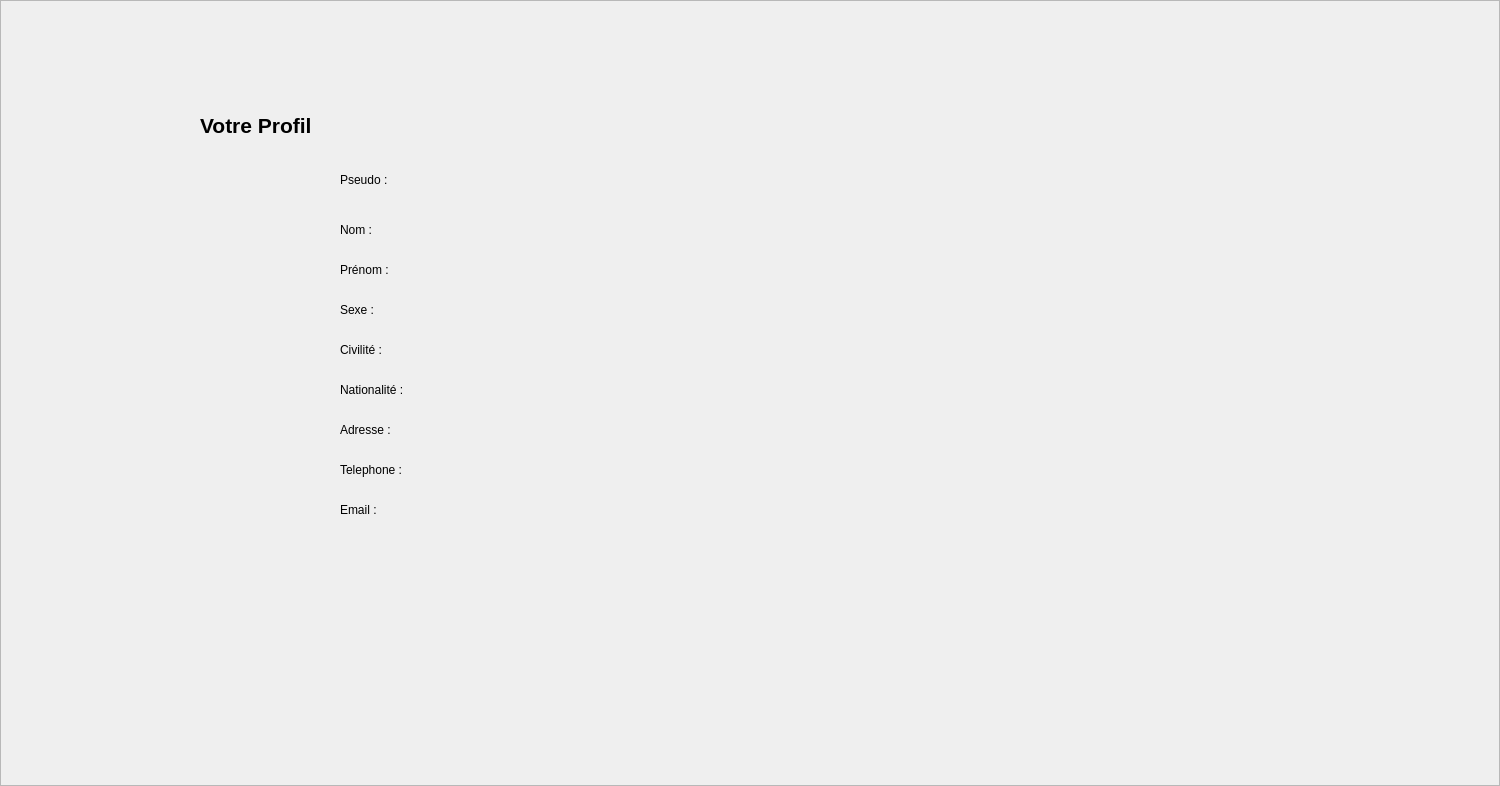
<?xml version="1.0" encoding="UTF-8"?>
<ui version="4.0">
 <class>VoirProfilFrame</class>
 <widget class="QFrame" name="VoirProfilFrame">
  <property name="geometry">
   <rect>
    <x>0</x>
    <y>0</y>
    <width>1500</width>
    <height>786</height>
   </rect>
  </property>
  <property name="windowTitle">
   <string>Frame</string>
  </property>
  <property name="frameShape">
   <enum>QFrame::StyledPanel</enum>
  </property>
  <property name="frameShadow">
   <enum>QFrame::Raised</enum>
  </property>
  <widget class="QLabel" name="label">
   <property name="geometry">
    <rect>
     <x>200</x>
     <y>100</y>
     <width>181</width>
     <height>51</height>
    </rect>
   </property>
   <property name="text">
    <string>&lt;html&gt;&lt;head/&gt;&lt;body&gt;&lt;p&gt;&lt;span style=&quot; font-size:16pt; font-weight:600;&quot;&gt;Votre Profil &lt;/span&gt;&lt;/p&gt;&lt;/body&gt;&lt;/html&gt;</string>
   </property>
  </widget>
  <widget class="QWidget" name="layoutWidget">
   <property name="geometry">
    <rect>
     <x>340</x>
     <y>170</y>
     <width>341</width>
     <height>19</height>
    </rect>
   </property>
   <layout class="QHBoxLayout" name="horizontalLayout">
    <item>
     <widget class="QLabel" name="label_pseudo">
      <property name="text">
       <string>Pseudo : </string>
      </property>
     </widget>
    </item>
    <item>
     <widget class="QLabel" name="valeur_pseudo">
      <property name="text">
       <string/>
      </property>
     </widget>
    </item>
   </layout>
  </widget>
  <widget class="QWidget" name="layoutWidget">
   <property name="geometry">
    <rect>
     <x>340</x>
     <y>220</y>
     <width>341</width>
     <height>19</height>
    </rect>
   </property>
   <layout class="QHBoxLayout" name="horizontalLayout_2">
    <item>
     <widget class="QLabel" name="label_nom">
      <property name="text">
       <string>Nom : </string>
      </property>
     </widget>
    </item>
    <item>
     <widget class="QLabel" name="valeur_nom">
      <property name="text">
       <string/>
      </property>
     </widget>
    </item>
   </layout>
  </widget>
  <widget class="QWidget" name="layoutWidget">
   <property name="geometry">
    <rect>
     <x>340</x>
     <y>260</y>
     <width>341</width>
     <height>19</height>
    </rect>
   </property>
   <layout class="QHBoxLayout" name="horizontalLayout_3">
    <item>
     <widget class="QLabel" name="label_prenom">
      <property name="text">
       <string>Prénom : </string>
      </property>
     </widget>
    </item>
    <item>
     <widget class="QLabel" name="valeur_prenom">
      <property name="text">
       <string/>
      </property>
     </widget>
    </item>
   </layout>
  </widget>
  <widget class="QWidget" name="layoutWidget">
   <property name="geometry">
    <rect>
     <x>340</x>
     <y>300</y>
     <width>341</width>
     <height>19</height>
    </rect>
   </property>
   <layout class="QHBoxLayout" name="horizontalLayout_4">
    <item>
     <widget class="QLabel" name="label_sexe">
      <property name="text">
       <string>Sexe :</string>
      </property>
     </widget>
    </item>
    <item>
     <widget class="QLabel" name="valeur_sexe">
      <property name="text">
       <string/>
      </property>
     </widget>
    </item>
   </layout>
  </widget>
  <widget class="QWidget" name="layoutWidget">
   <property name="geometry">
    <rect>
     <x>340</x>
     <y>340</y>
     <width>341</width>
     <height>19</height>
    </rect>
   </property>
   <layout class="QHBoxLayout" name="horizontalLayout_5">
    <item>
     <widget class="QLabel" name="label_civilite">
      <property name="text">
       <string>Civilité : </string>
      </property>
     </widget>
    </item>
    <item>
     <widget class="QLabel" name="valeur_civilite">
      <property name="text">
       <string/>
      </property>
     </widget>
    </item>
   </layout>
  </widget>
  <widget class="QWidget" name="layoutWidget">
   <property name="geometry">
    <rect>
     <x>340</x>
     <y>380</y>
     <width>341</width>
     <height>19</height>
    </rect>
   </property>
   <layout class="QHBoxLayout" name="horizontalLayout_6">
    <item>
     <widget class="QLabel" name="label_nationalite">
      <property name="text">
       <string>Nationalité :</string>
      </property>
     </widget>
    </item>
    <item>
     <widget class="QLabel" name="valeur_nationalite">
      <property name="text">
       <string/>
      </property>
     </widget>
    </item>
   </layout>
  </widget>
  <widget class="QWidget" name="layoutWidget">
   <property name="geometry">
    <rect>
     <x>340</x>
     <y>420</y>
     <width>341</width>
     <height>19</height>
    </rect>
   </property>
   <layout class="QHBoxLayout" name="horizontalLayout_7">
    <item>
     <widget class="QLabel" name="label_adresse">
      <property name="text">
       <string>Adresse :</string>
      </property>
     </widget>
    </item>
    <item>
     <widget class="QLabel" name="valeur_adresse">
      <property name="text">
       <string/>
      </property>
     </widget>
    </item>
   </layout>
  </widget>
  <widget class="QWidget" name="layoutWidget">
   <property name="geometry">
    <rect>
     <x>340</x>
     <y>460</y>
     <width>341</width>
     <height>19</height>
    </rect>
   </property>
   <layout class="QHBoxLayout" name="horizontalLayout_8">
    <item>
     <widget class="QLabel" name="label_telephone">
      <property name="text">
       <string>Telephone : </string>
      </property>
     </widget>
    </item>
    <item>
     <widget class="QLabel" name="valeur_telephone">
      <property name="text">
       <string/>
      </property>
     </widget>
    </item>
   </layout>
  </widget>
  <widget class="QWidget" name="layoutWidget">
   <property name="geometry">
    <rect>
     <x>340</x>
     <y>500</y>
     <width>631</width>
     <height>19</height>
    </rect>
   </property>
   <layout class="QHBoxLayout" name="horizontalLayout_9">
    <item>
     <widget class="QLabel" name="label_email">
      <property name="text">
       <string>Email : </string>
      </property>
     </widget>
    </item>
    <item>
     <widget class="QLabel" name="valeur_email">
      <property name="text">
       <string/>
      </property>
     </widget>
    </item>
   </layout>
  </widget>
 </widget>
 <resources/>
 <connections/>
</ui>
